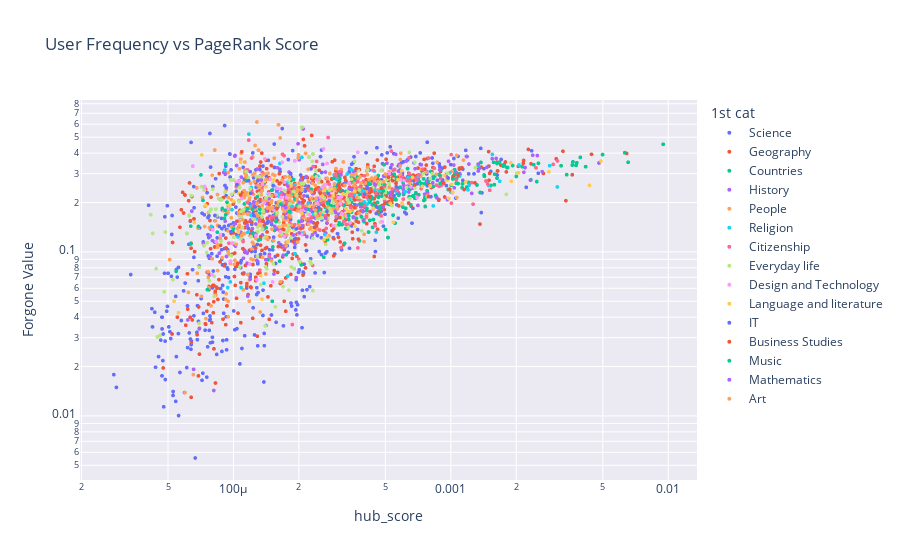

The notebook cell this image was saved under:
### Markdown cell above
This plot illustrates how often users bypass a more central article in favor of a less optimal one, focusing only on cases where alternative articles have the same or shorter shortest-path distance to the target. As expected, users frequently deviate from the optimal navigation path. Notably, some articles are overlooked more frequently than others, suggesting that users are less likely to consider these articles during navigation. Specifically, articles such as "Bran," "Thomas Edison," and "Lyme Disease" appear to be consistently neglected, potentially indicating a lower level of awareness or recognition of these topics among players.

### Code cell
plot_hubScoreVSforgone(df_hubscopy)

### Figure 1 — Plotly figure (JSON) as saved in the notebook; plotly's stock layout.template omitted (floating-point values rounded to 4 significant figures; data arrays with more than 128 entries replaced by an {"elided": "..."} marker saying what was removed)
{"data": [{"customdata": {"elided": "548x2 mixed values"}, "hovertemplate": "1st cat=Science<br>hub_score=%{x}<br>Forgone Value=%{y}<br>article_names=%{customdata[0]}<br>Number of Times Link Was Available=%{customdata[1]}<extra></extra>", "legendgroup": "Science", "marker": {"color": "#636efa", "opacity": 1, "size": 4, "symbol": "circle"}, "mode": "markers", "name": "Science", "showlegend": true, "type": "scattergl", "x": {"elided": "548 float values"}, "xaxis": "x", "y": {"elided": "548 float values"}, "yaxis": "y"}, {"customdata": {"elided": "736x2 mixed values"}, "hovertemplate": "1st cat=Geography<br>hub_score=%{x}<br>Forgone Value=%{y}<br>article_names=%{customdata[0]}<br>Number of Times Link Was Available=%{customdata[1]}<extra></extra>", "legendgroup": "Geography", "marker": {"color": "#EF553B", "opacity": 1, "size": 4, "symbol": "circle"}, "mode": "markers", "name": "Geography", "showlegend": true, "type": "scattergl", "x": {"elided": "736 float values"}, "xaxis": "x", "y": {"elided": "736 float values"}, "yaxis": "y"}, {"customdata": {"elided": "222x2 mixed values"}, "hovertemplate": "1st cat=Countries<br>hub_score=%{x}<br>Forgone Value=%{y}<br>article_names=%{customdata[0]}<br>Number of Times Link Was Available=%{customdata[1]}<extra></extra>", "legendgroup": "Countries", "marker": {"color": "#00cc96", "opacity": 1, "size": 4, "symbol": "circle"}, "mode": "markers", "name": "Countries", "showlegend": true, "type": "scattergl", "x": {"elided": "222 float values"}, "xaxis": "x", "y": {"elided": "222 float values"}, "yaxis": "y"}, {"customdata": {"elided": "252x2 mixed values"}, "hovertemplate": "1st cat=History<br>hub_score=%{x}<br>Forgone Value=%{y}<br>article_names=%{customdata[0]}<br>Number of Times Link Was Available=%{customdata[1]}<extra></extra>", "legendgroup": "History", "marker": {"color": "#ab63fa", "opacity": 1, "size": 4, "symbol": "circle"}, "mode": "markers", "name": "History", "showlegend": true, "type": "scattergl", "x": {"elided": "252 float values"}, "xaxis": "x", "y": {"elided": "252 float values"}, "yaxis": "y"}, {"customdata": {"elided": "337x2 mixed values"}, "hovertemplate": "1st cat=People<br>hub_score=%{x}<br>Forgone Value=%{y}<br>article_names=%{customdata[0]}<br>Number of Times Link Was Available=%{customdata[1]}<extra></extra>", "legendgroup": "People", "marker": {"color": "#FFA15A", "opacity": 1, "size": 4, "symbol": "circle"}, "mode": "markers", "name": "People", "showlegend": true, "type": "scattergl", "x": {"elided": "337 float values"}, "xaxis": "x", "y": {"elided": "337 float values"}, "yaxis": "y"}, {"customdata": {"elided": "75x2 mixed values"}, "hovertemplate": "1st cat=Religion<br>hub_score=%{x}<br>Forgone Value=%{y}<br>article_names=%{customdata[0]}<br>Number of Times Link Was Available=%{customdata[1]}<extra></extra>", "legendgroup": "Religion", "marker": {"color": "#19d3f3", "opacity": 1, "size": 4, "symbol": "circle"}, "mode": "markers", "name": "Religion", "showlegend": true, "type": "scattergl", "x": [0.000105, 0.0001652, 0.0006363, 0.0001776, 0.0001911, 0.0003487, 0.0004545, 0.0004705, 0.0002065, 0.000186, 0.0004469, 0.0001638, 0.0005607, 0.001214, 0.0001448, 0.0001387, 0.001491, 7.912e-05, 0.00309, 0.0006171, 0.000259, 0.0003954, 0.0001284, 0.0001284, 0.0003883, 0.0002985, 0.0001381, 0.0001785, 0.000707, 0.0002341, 0.0005657, 0.0001394, 0.0001904, 0.0003406, 0.001096, 0.0004445, 0.0001634, 0.001199, 0.0002013, 0.0001084, 0.002847, 0.0009898, 0.001678, 0.0001165, 0.000155, 0.0003602, 0.000263, 0.000247, 9.411e-05, 0.0003981, 0.0001204, 0.0001629, 0.0001208, 0.001552, 0.0001178, 0.0002907, 0.0008307, 0.0004125, 9.677e-05, 0.001337, 0.000158, 0.002058, 0.0002066, 9.852e-05, 0.0001209, 0.000192, 0.000418, 0.000241, 0.0001833, 0.0004001, 9.125e-05, 0.000255, 0.0002217, 0.0003333, 0.0002442], "xaxis": "x", "y": [0.1235, 0.1983, 0.283, 0.07119, 0.2553, 0.317, 0.1319, 0.2351, 0.3769, 0.1893, 0.2393, 0.2254, 0.2345, 0.2552, 0.225, 0.1449, 0.2539, 0.1429, 0.2488, 0.2331, 0.1674, 0.2267, 0.1588, 0.1588, 0.2383, 0.2763, 0.06444, 0.2677, 0.2885, 0.1696, 0.2369, 0.1231, 0.2402, 0.2113, 0.2894, 0.3103, 0.3458, 0.2388, 0.225, 0.06061, 0.3354, 0.3039, 0.2695, 0.1316, 0.25, 0.2241, 0.1275, 0.2827, 0.06061, 0.2336, 0.1897, 0.2173, 0.2468, 0.3927, 0.5221, 0.2953, 0.1906, 0.1958, 0.06557, 0.3362, 0.225, 0.3383, 0.13, 0.1807, 0.1667, 0.0976, 0.208, 0.201, 0.1739, 0.2017, 0.3151, 0.2441, 0.196, 0.2979, 0.2895], "yaxis": "y"}, {"customdata": {"elided": "143x2 mixed values"}, "hovertemplate": "1st cat=Citizenship<br>hub_score=%{x}<br>Forgone Value=%{y}<br>article_names=%{customdata[0]}<br>Number of Times Link Was Available=%{customdata[1]}<extra></extra>", "legendgroup": "Citizenship", "marker": {"color": "#FF6692", "opacity": 1, "size": 4, "symbol": "circle"}, "mode": "markers", "name": "Citizenship", "showlegend": true, "type": "scattergl", "x": {"elided": "143 float values"}, "xaxis": "x", "y": {"elided": "143 float values"}, "yaxis": "y"}, {"customdata": {"elided": "180x2 mixed values"}, "hovertemplate": "1st cat=Everyday life<br>hub_score=%{x}<br>Forgone Value=%{y}<br>article_names=%{customdata[0]}<br>Number of Times Link Was Available=%{customdata[1]}<extra></extra>", "legendgroup": "Everyday life", "marker": {"color": "#B6E880", "opacity": 1, "size": 4, "symbol": "circle"}, "mode": "markers", "name": "Everyday life", "showlegend": true, "type": "scattergl", "x": {"elided": "180 float values"}, "xaxis": "x", "y": {"elided": "180 float values"}, "yaxis": "y"}, {"customdata": {"elided": "74x2 mixed values"}, "hovertemplate": "1st cat=Design and Technology<br>hub_score=%{x}<br>Forgone Value=%{y}<br>article_names=%{customdata[0]}<br>Number of Times Link Was Available=%{customdata[1]}<extra></extra>", "legendgroup": "Design and Technology", "marker": {"color": "#FF97FF", "opacity": 1, "size": 4, "symbol": "circle"}, "mode": "markers", "name": "Design and Technology", "showlegend": true, "type": "scattergl", "x": [0.0002035, 0.0001677, 0.0002992, 0.0001645, 0.0001476, 0.000159, 0.0003418, 0.0005857, 0.0007003, 0.0002236, 8.709e-05, 0.0002122, 9.707e-05, 0.000144, 0.0001282, 0.0002649, 0.0002044, 0.0001574, 0.0002798, 0.0001645, 0.000153, 0.0001654, 9.662e-05, 0.0002569, 0.0002507, 0.0001394, 0.0004384, 0.0005972, 0.0001389, 9.864e-05, 0.0001649, 0.0001188, 8.218e-05, 0.000206, 9.471e-05, 0.0001715, 7.966e-05, 0.0002876, 0.0001438, 0.0003047, 0.0002766, 0.0002424, 0.0001359, 0.0001455, 0.0002285, 0.0006551, 8.319e-05, 0.0003141, 0.0001091, 0.0003159, 0.0003159, 7.377e-05, 6.502e-05, 0.0001269, 0.0001532, 0.0002759, 0.0004832, 0.0001031, 0.0001514, 0.0001719, 0.000332, 0.00031, 0.0003734, 0.001016, 8.037e-05, 0.0002696, 0.0002434, 0.0006088, 0.0001062, 0.0001756, 0.0002594, 0.000521, 0.0001917, 0.0003441], "xaxis": "x", "y": [0.1756, 0.3514, 0.1865, 0.2414, 0.2783, 0.2439, 0.2617, 0.2756, 0.2143, 0.1689, 0.1275, 0.1797, 0.08772, 0.1191, 0.06765, 0.2573, 0.1776, 0.2229, 0.2478, 0.1328, 0.2505, 0.2146, 0.08772, 0.2486, 0.216, 0.3689, 0.1813, 0.1969, 0.2, 0.113, 0.242, 0.08451, 0.1667, 0.1277, 0.1845, 0.1246, 0.07246, 0.1445, 0.1193, 0.2134, 0.21, 0.275, 0.2582, 0.2267, 0.2124, 0.2489, 0.1154, 0.2172, 0.2115, 0.1718, 0.1718, 0.25, 0.3333, 0.1259, 0.1805, 0.2284, 0.1527, 0.2656, 0.06557, 0.266, 0.1653, 0.197, 0.4046, 0.2289, 0.1364, 0.3458, 0.1988, 0.2723, 0.2692, 0.2141, 0.4241, 0.3001, 0.3589, 0.1508], "yaxis": "y"}, {"customdata": {"elided": "68x2 mixed values"}, "hovertemplate": "1st cat=Language and literature<br>hub_score=%{x}<br>Forgone Value=%{y}<br>article_names=%{customdata[0]}<br>Number of Times Link Was Available=%{customdata[1]}<extra></extra>", "legendgroup": "Language and literature", "marker": {"color": "#FECB52", "opacity": 1, "size": 4, "symbol": "circle"}, "mode": "markers", "name": "Language and literature", "showlegend": true, "type": "scattergl", "x": [0.0002551, 0.0001787, 5.591e-05, 0.0001536, 0.00032, 0.001898, 0.0001423, 0.0001335, 0.0002698, 0.0001359, 0.0001411, 0.000335, 0.0001353, 0.001009, 0.0002776, 0.0009336, 0.0001191, 0.004905, 0.0001054, 0.0001834, 0.0001644, 0.000108, 0.002825, 0.002048, 0.0001016, 0.0009569, 9.991e-05, 0.0005261, 0.0001802, 0.001019, 0.004342, 0.0007392, 0.0005442, 0.000594, 0.000132, 0.0003619, 9.61e-05, 0.0002243, 0.0003619, 0.0002877, 0.0005967, 0.0005711, 0.0005711, 7.455e-05, 0.00117, 0.0002604, 7.151e-05, 0.0002614, 0.0009709, 0.0001174, 0.0002064, 0.0008043, 0.0002811, 0.0002323, 5.331e-05, 0.001887, 0.0001637, 0.0004393, 0.0006665, 0.0001058, 6.608e-05, 0.000329, 0.000329, 0.0003437, 0.0002832, 0.0009794, 0.0003286, 0.0002365], "xaxis": "x", "y": [0.2199, 0.1165, 0.04255, 0.2752, 0.2257, 0.2695, 0.1225, 0.07156, 0.1232, 0.1844, 0.25, 0.1772, 0.05155, 0.2584, 0.3005, 0.2926, 0.2297, 0.358, 0.1321, 0.2524, 0.1422, 0.3523, 0.3077, 0.3034, 0.2313, 0.2738, 0.2034, 0.1976, 0.1347, 0.231, 0.2544, 0.2504, 0.1513, 0.3122, 0.1471, 0.1432, 0.1915, 0.1898, 0.2339, 0.2208, 0.1986, 0.2753, 0.2753, 0.1922, 0.2669, 0.1185, 0.3898, 0.2373, 0.2772, 0.22, 0.1715, 0.2522, 0.1778, 0.1337, 0.05, 0.3489, 0.2028, 0.1845, 0.2843, 0.2277, 0.1509, 0.1837, 0.1837, 0.1763, 0.2418, 0.2114, 0.2237, 0.1307], "yaxis": "y"}, {"customdata": [["Ajax (programming)", 55], ["Bioinformatics", 387], ["C++", 992], ["Central processing unit", 1014], ["Compact Disc", 1086], ["Computer", 12137], ["Computer programming", 173], ["Computer science", 2465], ["Cryptography", 1003], ["DVD", 1797], ["Floppy disk", 345], ["Functional programming", 60], ["GNOME", 426], ["GNU", 628], ["Gmail", 55], ["Google", 387], ["IPod", 120], ["Integrated circuit", 949], ["Internet", 15774], ["Internet Explorer", 175], ["Linux", 1884], ["Macintosh", 306], ["Markup language", 179], ["Microsoft", 1668], ["Microsoft Windows", 1866], ["Mozilla Firefox", 155], ["Open source", 173], ["Perl", 685], ["Programming language", 321], ["Quantum computer", 176], ["Spyware", 84], ["Unix", 1566], ["Windows 2000", 203], ["Windows XP", 540], ["World Wide Web", 1197], ["X Window System", 179], ["ZX Spectrum", 64]], "hovertemplate": "1st cat=IT<br>hub_score=%{x}<br>Forgone Value=%{y}<br>article_names=%{customdata[0]}<br>Number of Times Link Was Available=%{customdata[1]}<extra></extra>", "legendgroup": "IT", "marker": {"color": "#636efa", "opacity": 1, "size": 4, "symbol": "circle"}, "mode": "markers", "name": "IT", "showlegend": true, "type": "scattergl", "x": [3.368e-05, 0.0001833, 0.000153, 0.0001948, 0.0002467, 0.0008098, 0.0001, 0.0004014, 0.0002037, 0.0003419, 0.0001029, 0.0001433, 0.0001201, 0.0001257, 4.835e-05, 0.0001293, 8.218e-05, 0.0002732, 0.0009714, 9.28e-05, 0.000269, 0.000124, 0.0001015, 0.0003074, 0.0003012, 9.749e-05, 0.0001174, 0.0001442, 0.0001873, 0.0001027, 8.615e-05, 0.0002759, 9.752e-05, 0.0001522, 0.0002139, 0.0001038, 5.467e-05], "xaxis": "x", "y": [0.07273, 0.2997, 0.1865, 0.1381, 0.186, 0.2171, 0.1503, 0.2247, 0.2941, 0.1052, 0.2348, 0.15, 0.2277, 0.1879, 0.1636, 0.2713, 0.1667, 0.2266, 0.2821, 0.2457, 0.1762, 0.1667, 0.03352, 0.2662, 0.1292, 0.3161, 0.2717, 0.1533, 0.4143, 0.1875, 0.1429, 0.2043, 0.133, 0.2537, 0.2348, 0.257, 0.07812], "yaxis": "y"}, {"customdata": [["AT&T", 81], ["Accountancy", 98], ["Adam Smith", 1657], ["Advertising", 4050], ["BAE Systems", 180], ["Banknote", 476], ["Bretton Woods system", 109], ["British East India Company", 1202], ["Business", 2179], ["Coin", 603], ["Cooperative", 79], ["Corporation", 4701], ["Currency", 38618], ["Economics", 7831], ["Employment", 1305], ["Euro", 9207], ["Finance", 5247], ["GlaxoSmithKline", 118], ["Globalization", 583], ["Gold standard", 251], ["Guild", 127], ["HSBC", 299], ["Household income in the United States", 52], ["Industry", 6256], ["Infrastructure", 782], ["Japanese yen", 393], ["John Maynard Keynes", 146], ["List of circulating currencies", 277], ["Manufacturing", 3584], ["Market", 2141], ["Mercantilism", 97], ["Microsoft", 1668], ["Minimum wage", 192], ["Mining", 6883], ["Money", 1663], ["Natural gas", 13469], ["Nintendo", 643], ["North Sea oil", 64], ["Oil refinery", 209], ["Organization", 543], ["Petroleum", 22649], ["Pottery", 1350], ["Pound sterling", 3329], ["Renminbi", 91], ["Sony", 1112], ["Stock", 273], ["Stock", 273], ["Supply and demand", 604], ["Thomas Malthus", 60], ["Tourism", 11280], ["United States dollar", 15845], ["Vodafone", 52], ["Wall Street", 1586], ["World Bank Group", 52], ["World Trade Organization", 4376]], "hovertemplate": "1st cat=Business Studies<br>hub_score=%{x}<br>Forgone Value=%{y}<br>article_names=%{customdata[0]}<br>Number of Times Link Was Available=%{customdata[1]}<extra></extra>", "legendgroup": "Business Studies", "marker": {"color": "#EF553B", "opacity": 1, "size": 4, "symbol": "circle"}, "mode": "markers", "name": "Business Studies", "showlegend": true, "type": "scattergl", "x": [0.0001079, 0.0001092, 0.0004241, 0.0003281, 8.955e-05, 0.0003088, 0.0001585, 0.0003616, 0.0004973, 0.0003614, 0.0002124, 0.0004316, 0.003383, 0.001024, 0.0004234, 0.00129, 0.0004445, 8.576e-05, 0.0002505, 0.0002923, 0.0002116, 0.0001333, 5.839e-05, 0.000789, 0.0003539, 0.0001427, 0.0002024, 0.0003667, 0.0005594, 0.0003759, 0.0001584, 0.0003074, 0.0001388, 0.0006823, 0.0005164, 0.0009881, 0.0001493, 0.0001019, 0.0001265, 0.000224, 0.00164, 0.0003009, 0.0004278, 0.0001333, 0.0002434, 0.0003038, 0.0003038, 0.0002599, 0.000135, 0.001079, 0.001151, 0.0001038, 0.0001786, 0.0001541, 0.0004785], "xaxis": "x", "y": [0.2222, 0.4082, 0.2161, 0.2726, 0.03889, 0.1618, 0.1835, 0.1864, 0.1978, 0.2073, 0.443, 0.2338, 0.2051, 0.289, 0.2291, 0.2636, 0.09377, 0.0678, 0.2281, 0.3625, 0.2047, 0.1237, 0.2308, 0.2166, 0.1202, 0.1323, 0.226, 0.3213, 0.2614, 0.1196, 0.1546, 0.2662, 0.1458, 0.2558, 0.285, 0.2413, 0.3359, 0.0625, 0.1053, 0.2099, 0.3114, 0.183, 0.2424, 0.1099, 0.1502, 0.2381, 0.2381, 0.1921, 0.4, 0.2934, 0.2399, 0.1538, 0.2314, 0.07692, 0.2441], "yaxis": "y"}, {"customdata": [["Alternative rock", 128], ["American popular music", 614], ["Bluegrass music", 107], ["Cello", 51], ["Clarinet", 180], ["Double bass", 225], ["Drum and bass", 170], ["Flute", 594], ["Folk music", 1607], ["Guitar", 990], ["Hip hop music", 2419], ["Iron Maiden", 777], ["Jazz", 6891], ["Music", 9047], ["Music of the United States", 433], ["Musical instrument", 1440], ["Nirvana (band)", 161], ["Oasis (band)", 513], ["Piano", 1409], ["Queen (band)", 772], ["Ragtime", 237], ["Rapping", 146], ["Reggae", 369], ["Reggaeton", 63], ["Rhythm and blues", 1369], ["Salsa music", 160], ["Saxophone", 220], ["Sgt. Pepper's Lonely Hearts Club Band", 92], ["Ska", 91], ["Synthesizer", 117], ["The Beatles", 1841], ["The Rolling Stones", 1113], ["Trumpet", 615], ["U2", 438]], "hovertemplate": "1st cat=Music<br>hub_score=%{x}<br>Forgone Value=%{y}<br>article_names=%{customdata[0]}<br>Number of Times Link Was Available=%{customdata[1]}<extra></extra>", "legendgroup": "Music", "marker": {"color": "#00cc96", "opacity": 1, "size": 4, "symbol": "circle"}, "mode": "markers", "name": "Music", "showlegend": true, "type": "scattergl", "x": [9.204e-05, 8.887e-05, 9.204e-05, 7.584e-05, 0.0001289, 9.093e-05, 7.243e-05, 0.0001748, 0.0004261, 0.0002708, 0.0002891, 0.0001413, 0.0004893, 0.0008929, 9.339e-05, 0.0003396, 6.378e-05, 0.0001161, 0.0003801, 0.0001651, 6.365e-05, 7.09e-05, 0.0001228, 6.905e-05, 0.0001322, 9.991e-05, 0.0001224, 5.449e-05, 8.421e-05, 9.172e-05, 0.0003065, 0.0001808, 0.0001517, 0.0001568], "xaxis": "x", "y": [0.3438, 0.184, 0.1682, 0.05882, 0.2167, 0.16, 0.2059, 0.09596, 0.2589, 0.198, 0.2807, 0.1403, 0.2352, 0.2615, 0.2009, 0.166, 0.1118, 0.1832, 0.225, 0.1956, 0.1435, 0.2945, 0.1301, 0.1429, 0.1819, 0.1375, 0.1818, 0.07609, 0.1319, 0.1795, 0.2705, 0.1761, 0.1073, 0.153], "yaxis": "y"}, {"customdata": [["Abacus", 826], ["Algebra", 698], ["Algorithm", 592], ["Applied mathematics", 109], ["Arithmetic", 643], ["Calculus", 1073], ["Differential equation", 535], ["Euclidean geometry", 321], ["Game theory", 638], ["Geometry", 1647], ["Group (mathematics)", 220], ["Information", 2877], ["Manifold", 110], ["Mathematical analysis", 263], ["Mathematics", 13770], ["Matrix (mathematics)", 296], ["Measurement", 335], ["Number", 329], ["Pi", 135], ["Prime number", 298], ["Pythagorean theorem", 142], ["Quantity", 70], ["Set", 327], ["Sphere", 931], ["Statistics", 2960], ["Symmetry", 363], ["Topology", 497], ["Trigonometry", 322]], "hovertemplate": "1st cat=Mathematics<br>hub_score=%{x}<br>Forgone Value=%{y}<br>article_names=%{customdata[0]}<br>Number of Times Link Was Available=%{customdata[1]}<extra></extra>", "legendgroup": "Mathematics", "marker": {"color": "#ab63fa", "opacity": 1, "size": 4, "symbol": "circle"}, "mode": "markers", "name": "Mathematics", "showlegend": true, "type": "scattergl", "x": [0.0001493, 0.000215, 0.0001982, 0.0001132, 0.0002005, 0.0003123, 0.0002372, 0.0001745, 0.0002117, 0.0003944, 0.0001194, 0.0003851, 0.0001157, 0.0001737, 0.001335, 0.000102, 0.000141, 0.0002007, 0.0001343, 0.0001781, 0.0001268, 8.125e-05, 0.000158, 0.0002661, 0.0004897, 0.0002292, 0.0001889, 0.0001288], "xaxis": "x", "y": [0.1513, 0.1834, 0.4561, 0.1009, 0.2006, 0.2945, 0.1308, 0.162, 0.2194, 0.1773, 0.06818, 0.1884, 0.1455, 0.1863, 0.3429, 0.1486, 0.08955, 0.1307, 0.2741, 0.2517, 0.1479, 0.01429, 0.1376, 0.16, 0.1889, 0.2121, 0.1268, 0.3199], "yaxis": "y"}, {"customdata": [["Abstract art", 70], ["Art", 8273], ["Baroque", 658], ["Calligraphy", 166], ["Cubism", 241], ["Drama", 1524], ["Drawing", 190], ["Expressionism", 136], ["Fine art", 1003], ["Impressionism", 482], ["Italian Renaissance", 97], ["Jewellery", 70], ["Mona Lisa", 188], ["Mosaic", 551], ["National Gallery, London", 243], ["Neoclassicism", 252], ["Painting", 1021], ["Photography", 1003], ["Pottery", 1350], ["Printmaking", 117], ["Sculpture", 1415], ["Textile", 1482], ["Visual arts", 161]], "hovertemplate": "1st cat=Art<br>hub_score=%{x}<br>Forgone Value=%{y}<br>article_names=%{customdata[0]}<br>Number of Times Link Was Available=%{customdata[1]}<extra></extra>", "legendgroup": "Art", "marker": {"color": "#FFA15A", "opacity": 1, "size": 4, "symbol": "circle"}, "mode": "markers", "name": "Art", "showlegend": true, "type": "scattergl", "x": [9.465e-05, 0.001063, 0.0003685, 0.0001492, 0.0001355, 0.0002776, 0.0001249, 0.0001142, 0.0001106, 0.0001879, 0.0001641, 0.0001223, 0.0001412, 0.0002278, 0.0001438, 0.0001519, 0.000357, 0.0002426, 0.0003009, 0.0001064, 0.0003866, 0.0003987, 0.0001355], "xaxis": "x", "y": [0.2143, 0.387, 0.2158, 0.1988, 0.2946, 0.3005, 0.2684, 0.2868, 0.1286, 0.2012, 0.4948, 0.1143, 0.2766, 0.2123, 0.1193, 0.1865, 0.2948, 0.1645, 0.183, 0.1453, 0.2629, 0.1154, 0.236], "yaxis": "y"}], "layout": {"legend": {"title": {"text": "1st cat"}, "tracegroupgap": 0}, "plot_bgcolor": "#ebeaf2", "title": {"text": "User Frequency vs PageRank Score"}, "xaxis": {"anchor": "y", "domain": [0, 1], "title": {"text": "hub_score"}, "type": "log"}, "yaxis": {"anchor": "x", "domain": [0, 1], "title": {"text": "Forgone Value"}, "type": "log"}}}
